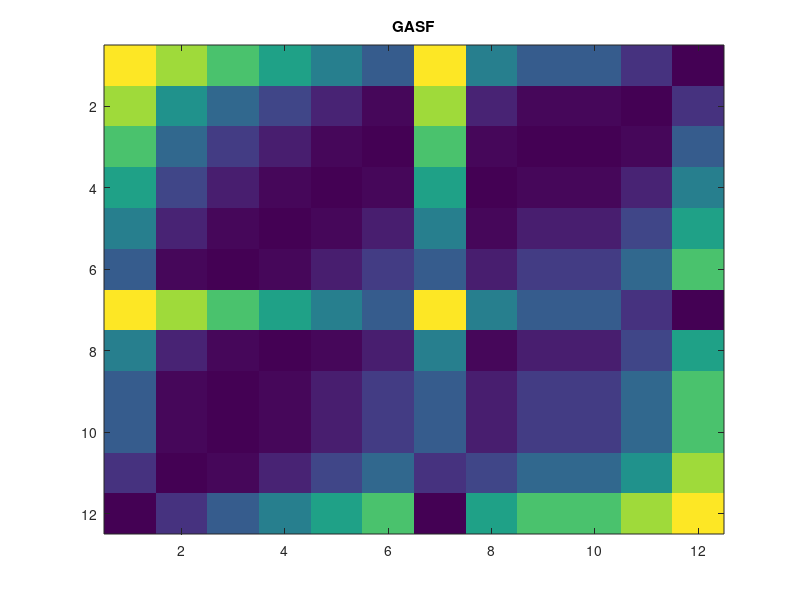
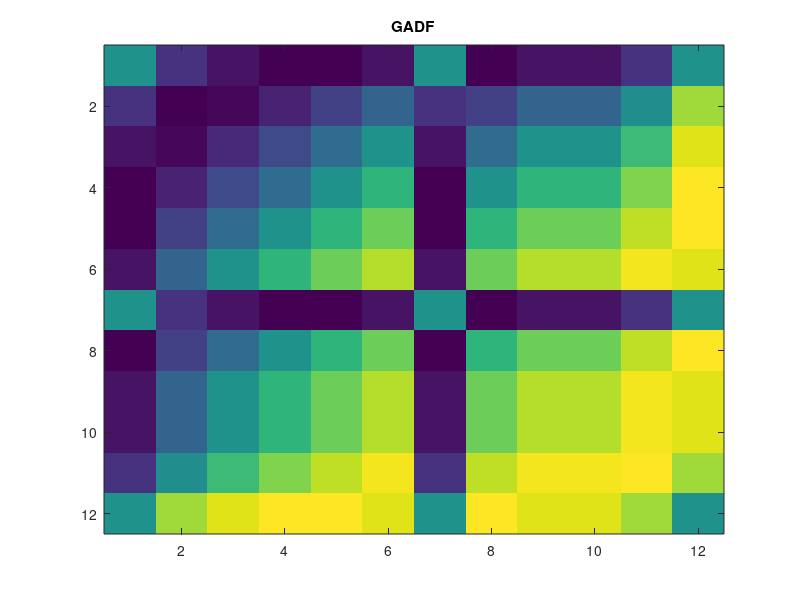

Reproduce these figures in MATLAB, in order. (Note: this script raises an error after producing the figures.)
clc
clear%% 生成数据
speed = [1 2 3 4 5 6 1 5 6 6 7 8]';
X = speed';
X = (X - min(X)) / (max(X) - min(X));
m = length(X);%% 数据处理
% 将数据归一化[1,-1]
X = ((X - max(X)) + (X - min(X)))/(max(X) - min(X));% 求极坐标
fai = acos(X);% 生成
GASF = X' * X - sqrt(1 - X.^2)' * sqrt(1 - X.^2);
GADF = sqrt(1-X.^2)' * X + X' * sqrt(1 - X.^2);%% 显示图（热力图）
% 
im_1 = figure(1);
imagesc(GASF)
title('GASF')
% saveas(im_1, 'GASF_2.bmp');
% 
im_2 = figure(2);
imagesc(GADF)
title('GADF');
% saveas(im_2, 'GADF_2.bmp');
%%
clc
clear%% 生成数据
speed = [1 2 3 4 5 6 1 5 6 6 7 8]';
%%
[GASF,GADF]=gasf_cal(speed);

im_1 = figure(1);
imagesc(GASF)
title('GASF')

im_2 = figure(2);
imagesc(GADF)
title('GADF');

%%
function [GASF,GADF]=gasf_cal(speed)
X = speed';
%X = (X - min(X)) / (max(X) - min(X));
%m = length(X);%% 数据处理
% 将数据归一化[1,-1]
X = ((X - max(X)) + (X - min(X)))/(max(X) + min(X));% 求极坐标
%fai = acos(X);% 生成
GASF = X' * X - sqrt(1 - X.^2)' * sqrt(1 - X.^2);
GADF = sqrt(1-X.^2)' * X + X' * sqrt(1 - X.^2);%% 显示图（热力图）
end